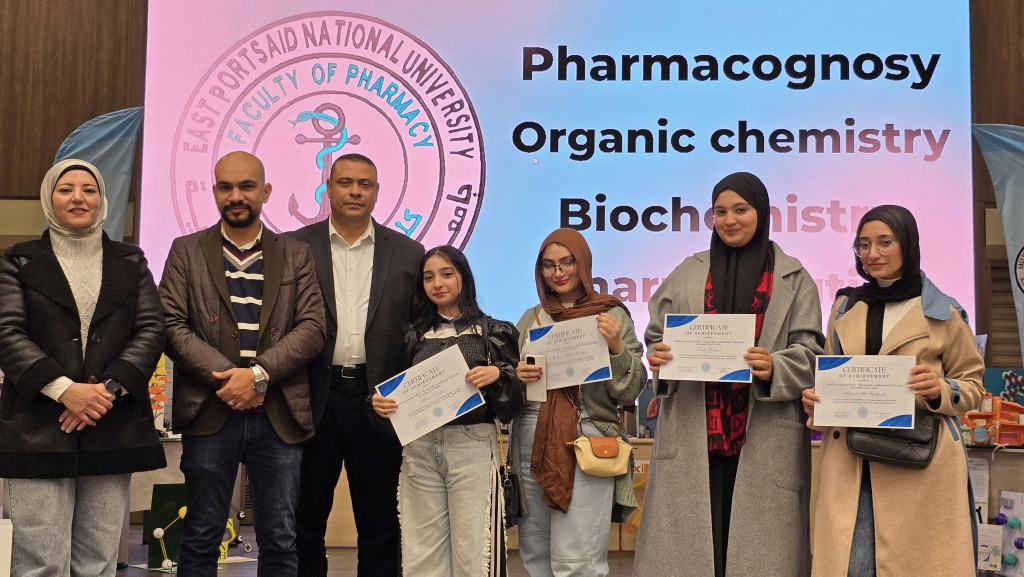
#> input picture presentation/assets/images/1353_471169018_572300305595545_2379128651145252868_n.jpg, 2048 x 1153 px, given as the content of the folder ges/1353_471169018_572300305595545_2379128651145252868_n.jpg, which was not available (shown at 1/2 size)
$ python thumb_sheets.py ../assets/images/1353_471169018_572300305595545_2379128651145252868_n.jpg ../assets/images/2740_691728180_961698269989078_3877983476649987747_n.jpg ../assets/images/2740_691728180_961698269989078_3877983476649987747_n.jpg
#> lines starting #> are read from the running program, lines starting #| are printed output that depends on the picture; pictures that were not available may be replaced by others from this repository, and a replacement may not be noted
"""Labeled thumbnail sheets (5x4 per sheet) for a folder of images, so a reviewer can scan many images at once.
Usage: python thumb_sheets.py <image_dir> <out_dir> [prefix]"""
import sys, os, glob, json
from PIL import Image, ImageDraw, ImageFont

src, out = sys.argv[1], sys.argv[2]
prefix = sys.argv[3] if len(sys.argv) > 3 else "sheet"
os.makedirs(out, exist_ok=True)
files = sorted(f for f in glob.glob(os.path.join(src, "*")) if f.lower().endswith((".jpg", ".jpeg", ".png", ".webp")))
cols, rows, tw, th = 5, 4, 320, 220
font = ImageFont.load_default()
index = {}
for k in range(0, len(files), cols * rows):
    sheet = Image.new("RGB", (cols * tw, rows * (th + 22)), "white")
#> sheet: PIL image 1600x968 RGB; every value is 255
    d = ImageDraw.Draw(sheet)
    for i, f in enumerate(files[k:k + cols * rows]):
        n = k + i
        try:
            im = Image.open(f); w, h = im.size; im = im.convert("RGB"); im.thumbnail((tw - 6, th - 6))
#> further down, im is the input picture: PIL image 2048x1153 RGB; mean R, G, B 128.5, 114.2, 118.3
#> after `w, h = im.size`: w = 2048; h = 1153
#> after `im.thumbnail((tw - 6, th - 6))`:
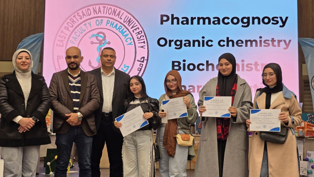
#> im: PIL image 314x177 RGB; mean R, G, B 128.4, 114.1, 118.3
        except Exception:
            continue
        x, y = (i % cols) * tw, (i // cols) * (th + 22)
        sheet.paste(im, (x + (tw - im.width) // 2, y + (th - im.height) // 2))
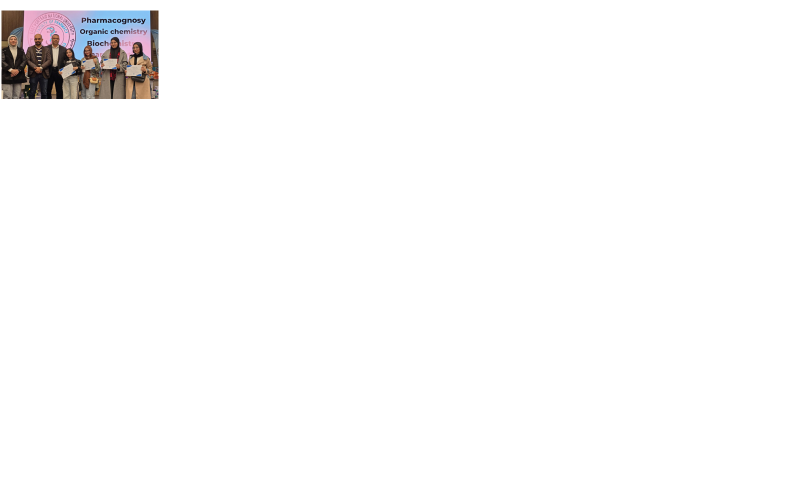
#> sheet: PIL image 1600x968 RGB (shown at 1/2 size); mean R, G, B 250.5, 249.9, 250.1
        d.text((x + 4, y + th + 4), f"#{n}  {w}x{h}", fill="black", font=font)
        index[n] = os.path.basename(f)
    sheet.save(os.path.join(out, f"{prefix}-{k // (cols * rows) + 1:02d}.jpg"), quality=80)
json.dump(index, open(os.path.join(out, f"{prefix}-index.json"), "w", encoding="utf-8"), ensure_ascii=False, indent=0)
print(len(files), "images ->", (len(files) + cols * rows - 1) // (cols * rows), "sheets")

$ run again, on presentation/assets/images/2740_691728180_961698269989078_3877983476649987747_n.jpg
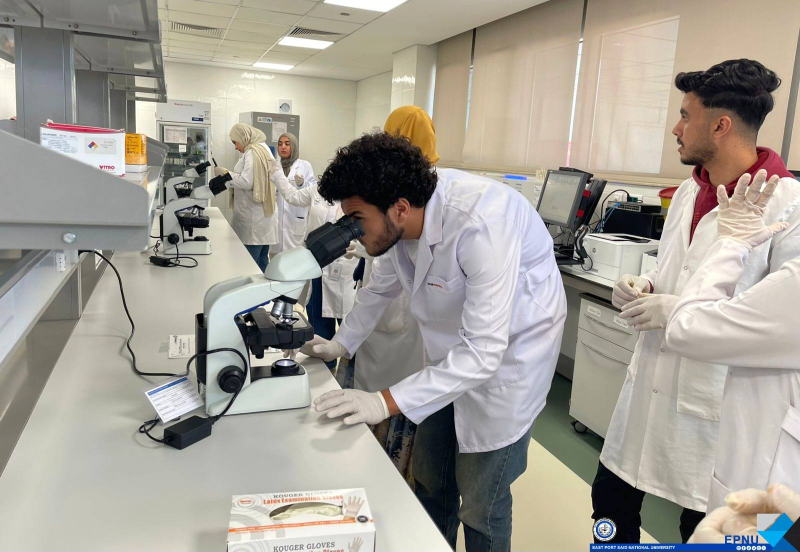
#> input picture presentation/assets/images/2740_691728180_961698269989078_3877983476649987747_n.jpg, 1600 x 1103 px, given as the content of the folder ges/2740_691728180_961698269989078_3877983476649987747_n.jpg, which was not available (shown at 1/2 size)
#> im is the input picture: PIL image 1600x1103 RGB; mean R, G, B 164.1, 159.2, 150.1
#> `im.thumbnail((tw - 6, th - 6))`:
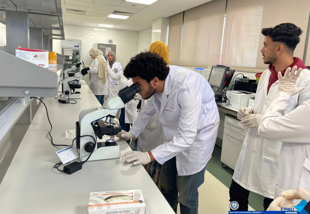
#> im: PIL image 310x214 RGB; mean R, G, B 164.2, 159.4, 150.2
#> `sheet.paste(im, (x + (tw - im.width) // 2, y + (th - im.height) // 2))`:
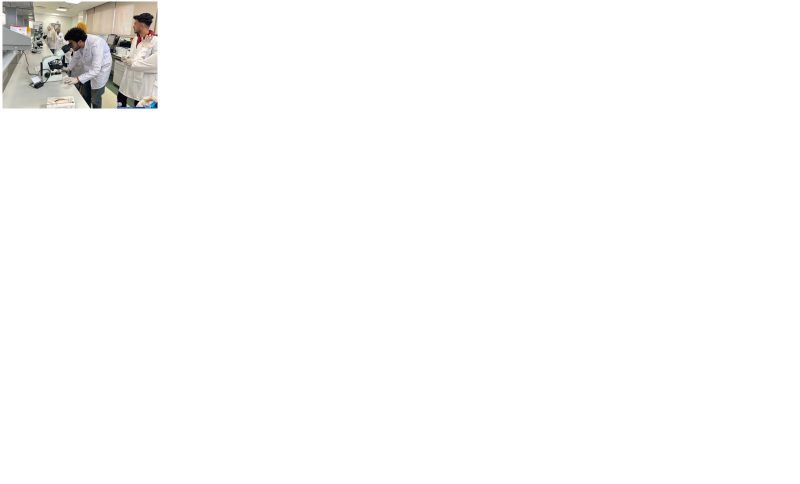
#> sheet: PIL image 1600x968 RGB (shown at 1/2 size); mean R, G, B 251.1, 250.9, 250.5

$ run again, on presentation/assets/images/2744_686937533_961698519989053_7509645271872656568_n.jpg
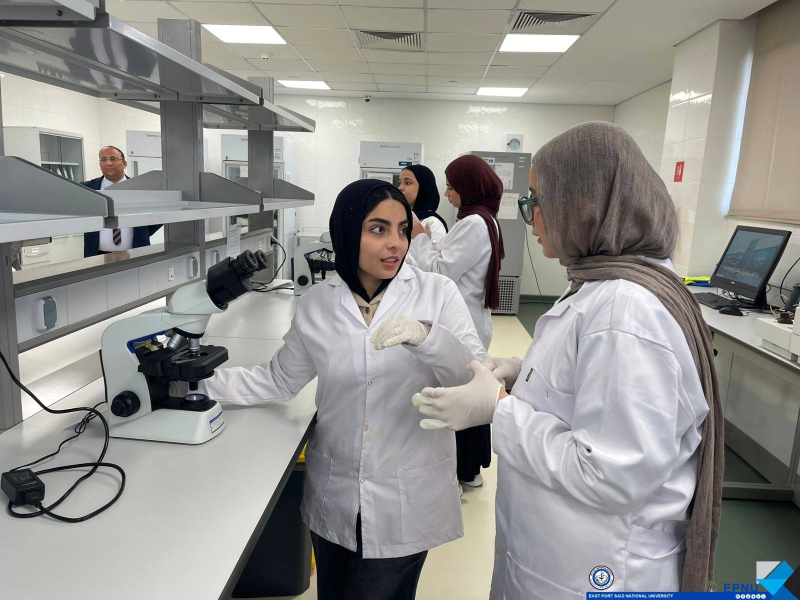
#> input picture presentation/assets/images/2744_686937533_961698519989053_7509645271872656568_n.jpg, 1600 x 1200 px, given as the content of the folder ges/2744_686937533_961698519989053_7509645271872656568_n.jpg, which was not available (shown at 1/2 size)
#> im is the input picture: PIL image 1600x1200 RGB; mean R, G, B 145.9, 145, 141.9
#> `im.thumbnail((tw - 6, th - 6))`:
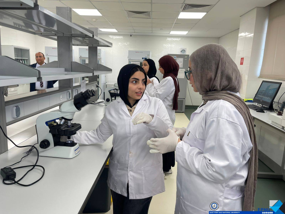
#> im: PIL image 285x214 RGB; mean R, G, B 146, 145.1, 142.1
#> `sheet.paste(im, (x + (tw - im.width) // 2, y + (th - im.height) // 2))`:
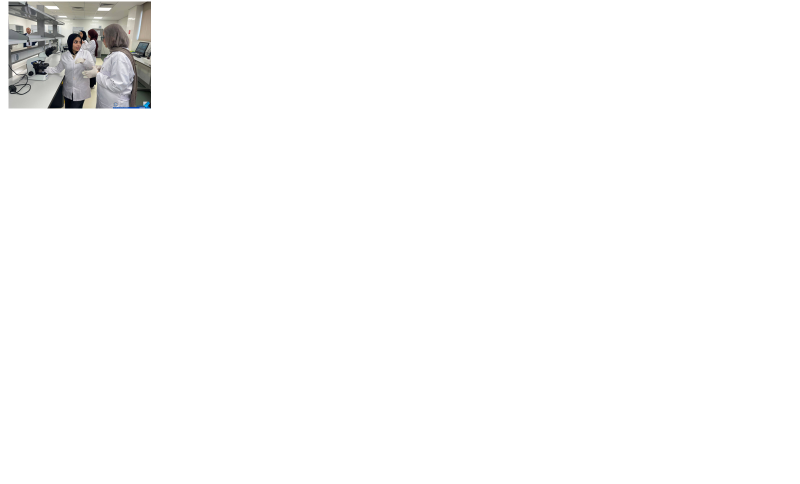
#> sheet: PIL image 1600x968 RGB (shown at 1/2 size); mean R, G, B 250.7, 250.7, 250.6
